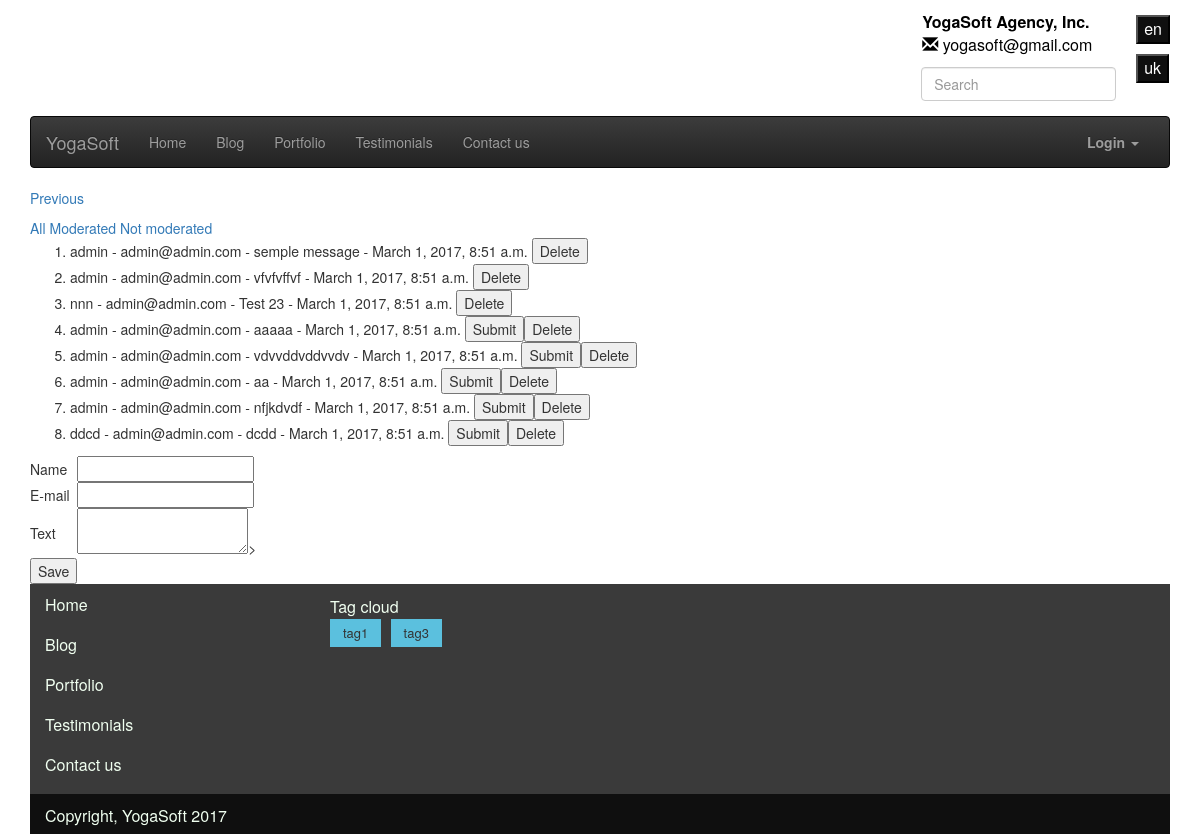
The app's page /app/testimonials_admin/, older data.
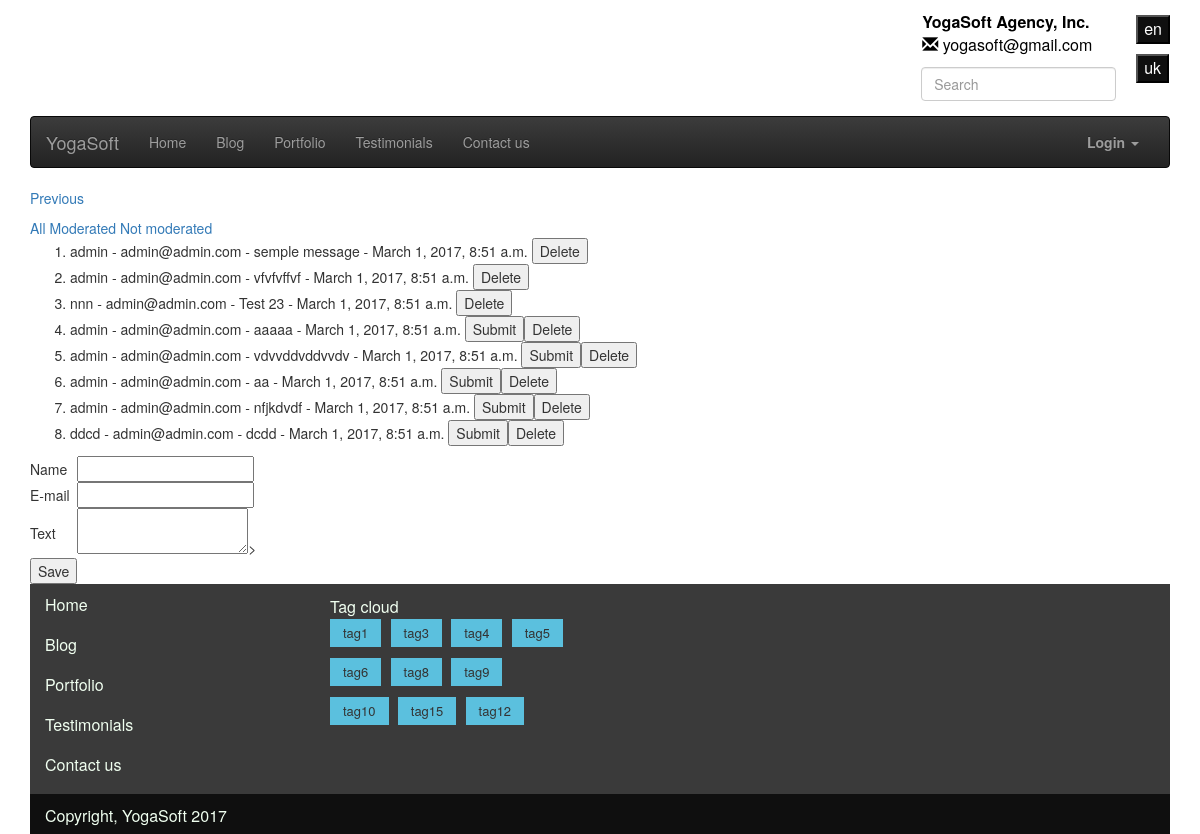
The same page, newer data.
### app/models.py (models this page shows)
class Testimonial(models.Model):
    author_name = models.CharField(max_length=100)
    author_email = models.EmailField()
    message = models.TextField()
    is_moderated = models.BooleanField(default=False)
    date = models.DateTimeField(auto_now_add=True)

class Tag(models.Model):
    name = models.CharField(max_length=50)
    def __str__(self):
        return self.name

### app/views.py (the view, shortened to what this page needs)
# urls.py: url(r'testimonials_admin/$', views.TestimonialsAdmin.as_view(), name="testimonials_admin"),
class TestimonialsAdmin(ListView):
    model = Testimonial
    template_name = "app/testimonials_admin.html"
    paginate_by = TESTIMONIALS_ON_ADMIN_PAGE
    context_object_name = "testimonials"
    def get_queryset(self):
        if 'mod' in self.request.GET:
            view_moderated = self.request.GET['mod']
            if view_moderated == 'true':
                return Testimonial.objects.filter(is_moderated=True).order_by('-date')
            elif view_moderated == 'false':
                return Testimonial.objects.filter(is_moderated=False).order_by('-date')
            else:
                return Testimonial.objects.order_by('date')  # If not specified get all.
        else:
            return Testimonial.objects.order_by('date')  # If not specified get all.

### app/templatetags/popular_tags.py (called while the page is built)
@register.inclusion_tag('app/tagcloud.html')
def popular_tags():
    context = list(Tag.objects.all())
    return {'tags': context}

### app/templates/app/testimonials_admin.html (shortened to what this page needs)
{% extends 'base.html' %}
{% load i18n %}
{% block content %}
    {% if page_obj.has_next %}
    <a href="{% url 'app:testimonials_admin' %}?mod={{ request.GET.mod }}&page={{ page_obj.next_page_number }}">{% trans "Previous" %}</a>
    {% endif %}
    <a href="{% url 'app:testimonials_admin' %}?mod=all&page=1">{% trans "All" %}</a>
    <a href="{% url 'app:testimonials_admin' %}?mod=true&page=1">{% trans "Moderated" %}</a>
    <a href="{% url 'app:testimonials_admin' %}?mod=false&page=1">{% trans "Not moderated" %}</a>
    <ol>
        {% for tstm in testimonials %}
            <form action="{% url 'app:testimonials_admin' tstm.id %}?mod={{ request.GET.mod }}&page={{ request.GET.page}}" method="POST" onsubmit="return confirm('Ви впевнені?')">
            <li>{{ tstm.author_name }} - {{ tstm.author_email }} - {{ tstm.message }} - {{ tstm.date}}
            {% if not tstm.is_moderated %}<input type="submit" value="{% trans "Submit" %}" name="moderated">{% endif %}<input type="submit" value="{% trans "Delete" %}" name="delete"></li>
            </form>
        {% endfor %}
    </ol>
    <form action="{% url 'app:testimonials_admin'%}?mod={{ request.GET.mod }}&page={{ request.GET.page}}" method="POST" onsubmit="return confirm('Зберегти відгук?')">
    <table>
    <tr>
        <td>{% trans "Name" %}</td>
        <td><input type="text" name="author_name" maxlength="30" required></td>
    </tr>
     <tr>
        <td>{% trans "E-mail" %}</td>
        <td><input type="email" name="author_email" maxlength="30" required></td>
    </tr>
     <tr>
        <td>{% trans "Text" %}</td>
         <td><textarea name="message" maxlength="400" required></textarea>></td>
    </tr>
    <tr>
        <td><input type="submit" value="{% trans "Save" %}" name="save"></td>
    </tr>
    </table>
</form>
{% endblock %}

### app/templates/app/tagcloud.html
<ul>
    {% for i in tags %}
        <li><a href="{% url 'app:blog_list_view_tag' tag=i %}">{{ i }}</a></li>
    {% endfor %}
</ul>

Row changes from the older to the newer data that the page shows:
added Tag: name "tag4"
added Tag: name "tag5"
added Tag: name "tag6"
added Tag: name "tag8"
added Tag: name "tag9"
added Tag: name "tag10"
added Tag: name "tag15"
added Tag: name "tag12"
